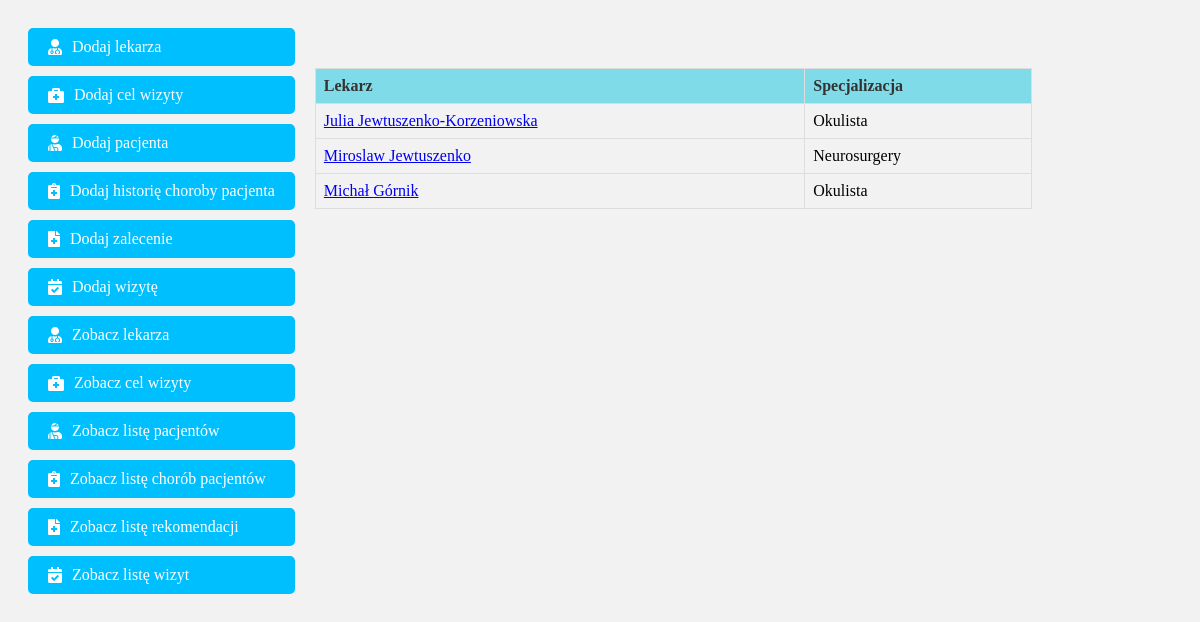
Page /show_doctors/ on the earlier database version.
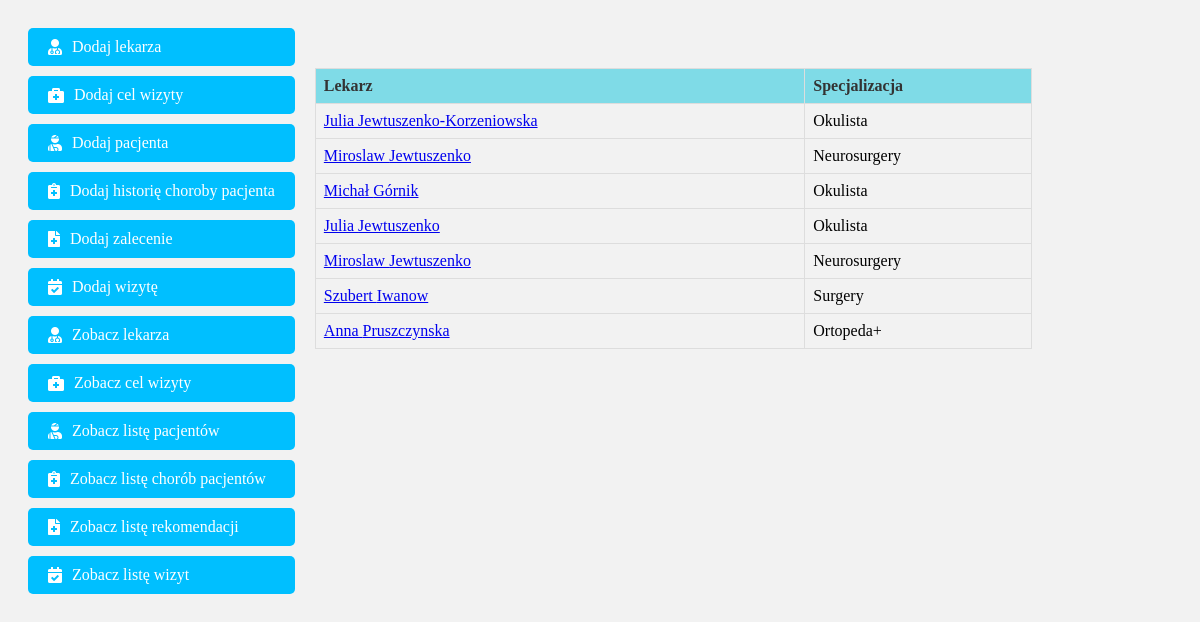
Same page on the later database version.
### registration/models.py (models this page shows, shortened)
class Doctor(models.Model):
    name = models.CharField(max_length=64)
    surname = models.CharField(max_length=64)
    specialization = models.CharField(max_length=255)

### registration/views.py (the view)
# urls.py: path('show_doctors/', views.LetSeeDoctor.as_view(), name='show_doctors'),
class LetSeeDoctor(View):
    def get(self, request):
        db_doctors = Doctor.objects.all()
        return render(request, 'show_doctors.html', {'doctors': db_doctors})

### templates/show_doctors.html
{% extends 'index.html' %}
{% block content %}
<table class="nice-table">
    <thead>
        <tr>
            <th>Lekarz</th>
            <th>Specjalizacja</th>
        </tr>
    </thead>
    <tbody>
        {% for doctor in doctors %}
        <tr>
            <td><a href="/show_doctors/{{ doctor.id }}">{{ doctor.name }} {{ doctor.surname }}</a></td>
            <td>{{ doctor.specialization }}</td>
        </tr>
        {% endfor %}
    </tbody>
</table>
{% endblock %}

### templates/index.html (shortened to what this page needs)
{% load static %}
<!doctype html>
<html lang="en">
<head>
    <link rel="stylesheet" type="text/css" href="{% static 'base.css' %}">
    <link rel="stylesheet" href="https://cdnjs.cloudflare.com/ajax/libs/font-awesome/5.15.4/css/all.min.css">
</head>
<body class="contener">
<div class="menu">
    <a href="{% url 'doctor' %}">
        <i class="fas fa-user-md"></i>
        <span>Dodaj lekarza</span>
    </a>
    <a href="{% url 'reason' %}">
        <i class="fas fa-briefcase-medical"></i>
        <span>Dodaj cel wizyty</span>
    </a>
    <a href="{% url 'patient' %}">
        <i class="fas fa-user-injured"></i>
        <span>Dodaj pacjenta</span>
    </a>
    <a href="{% url 'history' %}">
        <i class="fas fa-notes-medical"></i>
        <span>Dodaj historię choroby pacjenta</span>
    </a>
    <a href="{% url 'recommendation' %}">
        <i class="fas fa-file-medical"></i>
        <span>Dodaj zalecenie</span>
    </a>
    <a href="{% url 'visit' %}">
        <i class="fas fa-calendar-check"></i>
        <span>Dodaj wizytę</span>
    </a>
    <a href="{% url 'show_doctors' %}">
        <i class="fas fa-user-md"></i>
        <span>Zobacz lekarza</span>
    </a>
    <a href="{% url 'show_reasons' %}">
        <i class="fas fa-briefcase-medical"></i>
        <span>Zobacz cel wizyty</span>
    </a>
    <a href="{% url 'show_patients' %}">
        <i class="fas fa-user-injured"></i>
        <span>Zobacz listę pacjentów</span>
    </a>
    <a href="{% url 'show_histories' %}">
        <i class="fas fa-notes-medical"></i>
        <span>Zobacz listę chorób pacjentów</span>
    </a>
    <a href="{% url 'show_recommendation' %}">
        <i class="fas fa-file-medical"></i>
        <span>Zobacz listę rekomendacji</span>
    </a>
    <a href="{% url 'show_visit' %}">
        <i class="fas fa-calendar-check"></i>
        <span>Zobacz listę wizyt</span>
    </a>
</div>
<div class="body">{% block content %}{% endblock %}</div>
</body>
</html>

### registration/static/base.css (style rules this page uses)
.nice-table { width: 200%; border-collapse: collapse; margin-top: 20px; margin-left: 20px; }
.nice-table th, .nice-table td { border: 1px solid #dddddd; padding: 8px; text-align: left; }
.nice-table th { background-color: #7fdbe7; color: #333; }
.contener { background-color: #f2f2f2; display: flex; justify-content: flex-start; padding: 20px; }
.menu { display: flex; flex-direction: column; }
.menu a { display: flex; align-items: center; background-color: #00bfff; color: white; text-decoration: none; padding: 10px 20px; margin-bottom: 10px; border-radius: 5px; }
.menu a i { margin-right: 10px; }
.body { margin-top: 20px; }

Differences in the rows shown:
added Doctor: name "Julia", surname "Jewtuszenko", specialization "Okulista"
added Doctor: name "Miroslaw", surname "Jewtuszenko", specialization "Neurosurgery"
added Doctor: name "Szubert", surname "Iwanow", specialization "Surgery"
added Doctor: name "Anna", surname "Pruszczynska", specialization "Ortopeda+"
